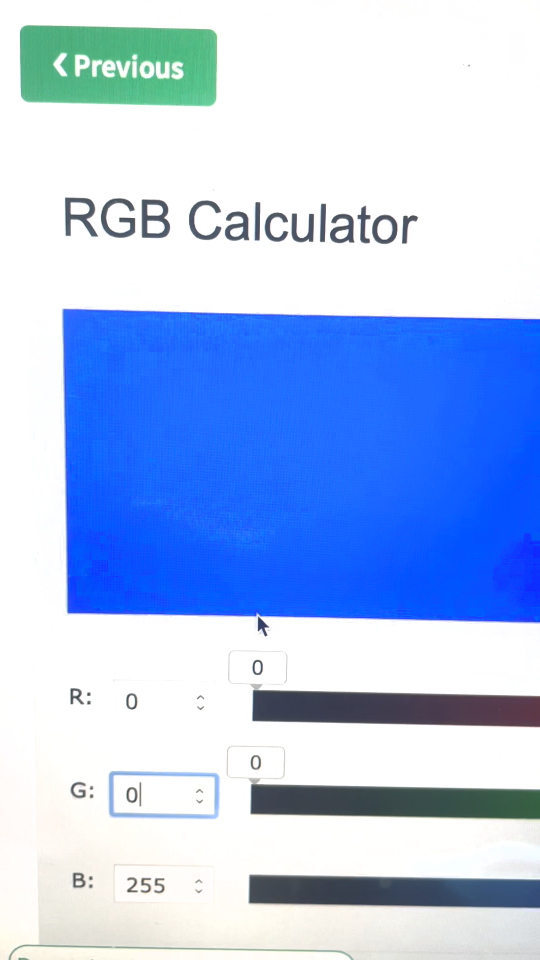
#> input picture frame 11 of colorpicker.MOV, 1080 x 1920 px, given in place of blue.MOV, which was not available (shown at 1/2 size)
$ python kmeans.py
#> lines starting #> are read from the running program, lines starting #| are printed output that depends on the picture; after the words box and inside, x2 and y2 are one past the last pixel; in counts of white or black regions, pixels touching at a corner belong together; pictures that were not available may be replaced by others from this repository, and a replacement may not be noted
"""
References:
find dominant colors on an image:https://code.likeagirl.io/finding-dominant-colour-on-an-image-b4e075f98097
Changed cv2 to cv
kmeans:https://github.com/opencv/opencv/blob/master/samples/python/kmeans.py
Changed cv2 to cv
BoundingBox: https://answers.opencv.org/question/200861/drawing-a-rectangle-around-a-color-as-shown/?fbclid=IwAR3_P7pmzYS7Mw8sSBtK5d7szhg-RNjCkZzlrln65rmqrbxqHm10JTxzG1I%22%22%22
Changed cv2 to cv
"""
import cv2 as cv
import numpy as np
import matplotlib.pyplot as plt
from sklearn.cluster import KMeans


def find_histogram(clt):
    """
    create a histogram with k clusters
    :param: clt
    :return:hist
    """
    numLabels = np.arange(0, len(np.unique(clt.labels_)) + 1)
    (hist, _) = np.histogram(clt.labels_, bins=numLabels)

    hist = hist.astype("float")
    hist /= hist.sum()

    return hist
def plot_colors2(hist, centroids):
    bar = np.zeros((50, 300, 3), dtype="uint8")
    startX = 0

    for (percent, color) in zip(hist, centroids):
        # plot the relative percentage of each cluster
        endX = startX + (percent * 300)
        cv.rectangle(bar, (int(startX), 0), (int(endX), 50),
                      color.astype("uint8").tolist(), -1)
        startX = endX

    # return the bar chart
    return bar
cap = cv.VideoCapture('blue.MOV') #import video
while(1):

    _, frame = cap.read()
#> frame is the input picture: shape (1920, 1080, 3); mean B, G, R 239.3, 196.9, 173
    # Convert BGR to HSV
    hsv = cv.cvtColor(frame, cv.COLOR_BGR2HSV)
#> hsv: shape (1920, 1080, 3); mean H, S, V 49.5, 73.8, 241.9
    # define range of blue color in HSV
    lower_blue = np.array([100,55,55])
    upper_blue = np.array([105,255,255])
    # Threshold the HSV image to get only blue colors
    mask = cv.inRange (frame, lower_blue, upper_blue)
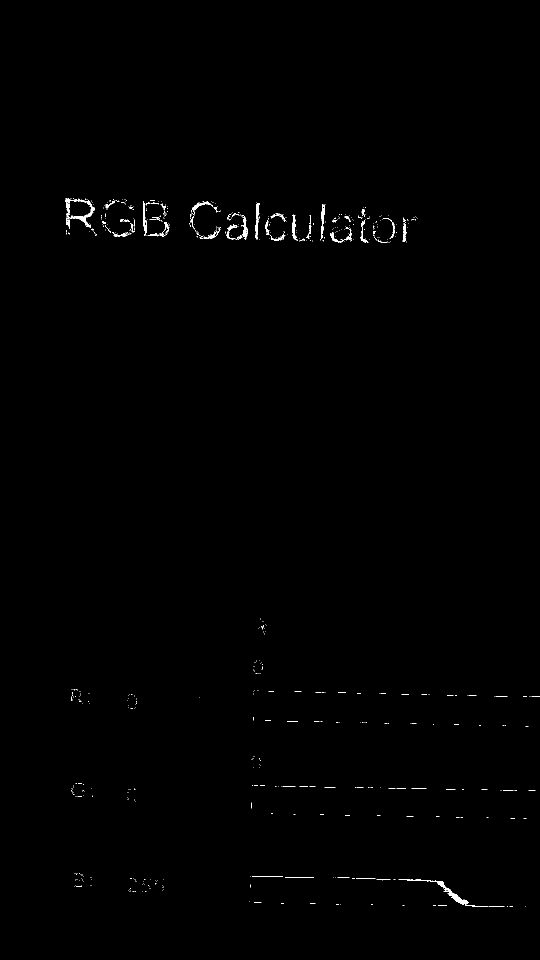
#> mask: shape (1920, 1080) (shown at 1/2 size); 0.36% white in thin lines or dots, all inside (x1, y1, x2, y2) = (131, 396, 1080, 1813)
    bluecnts = cv.findContours(mask.copy(),
                              cv.RETR_EXTERNAL,
                              cv.CHAIN_APPROX_SIMPLE)[-2]
#> bluecnts = 669 contours, 640 with area under 20; largest, box (x1, y1, x2, y2) and area: (797, 1759, 976, 1813) 567, (131, 396, 189, 458) 535, (511, 406, 518, 478) 214, (642, 408, 650, 478) 192, (481, 429, 493, 479) 190
    if len(bluecnts)>0:
        blue_area = max(bluecnts, key=cv.contourArea)
#> blue_area = contour of 161 points, box (x1, y1, x2, y2) (797, 1759, 976, 1813), area 567
        (xg,yg,wg,hg) = cv.boundingRect(blue_area)
#> xg = 797; yg = 1759; wg = 179; hg = 54
        cv.rectangle(frame,(xg,yg),(xg+wg, yg+hg),(0,255,0),2)
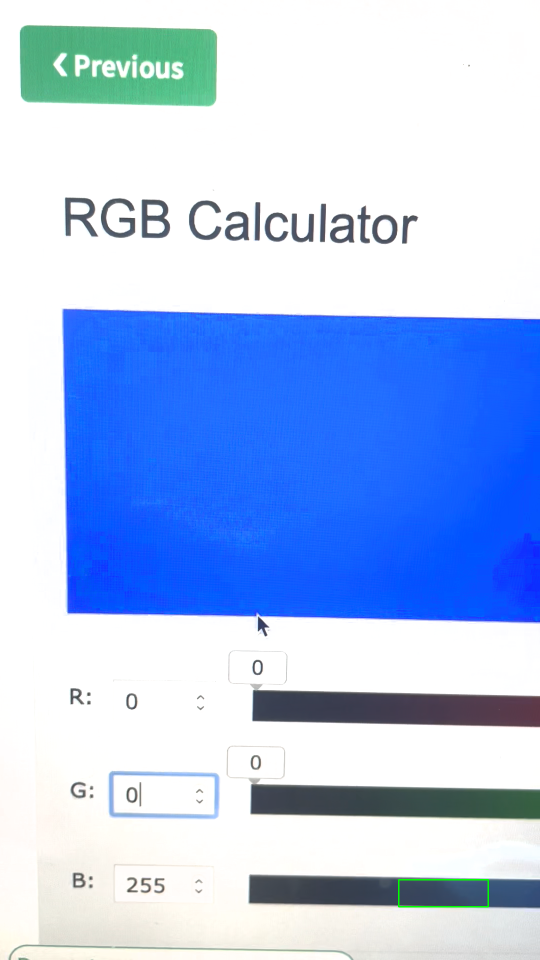
#> frame: shape (1920, 1080, 3) (shown at 1/2 size); 0.07% of pixels changed, all inside (x1, y1, x2, y2) = (796, 1758, 978, 1815)


        cv.imshow('frame',frame)
        img = frame[yg:yg+hg,xg:xg+wg]
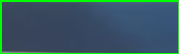
#> img: shape (54, 179, 3); mean B, G, R 95.2, 89.1, 53.5
        img=cv.cvtColor(img,cv.COLOR_BGR2RGB)

        img = img.reshape((img.shape[0] * img.shape[1],3)) #represent as row*column,channel number
        clt = KMeans(n_clusters=3) #cluster number
        clt.fit(img)

        hist = find_histogram(clt)
        bar = plot_colors2(hist, clt.cluster_centers_)
#> after the loop in plot_colors2, `for (percent, color) in zip(hist, centroids):`:
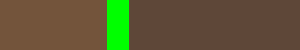
#> bar: shape (50, 300, 3); mean of channels 0, 1, 2 53, 89.1, 94.6; drawn as B, G, R

        plt.axis("off")
        plt.imshow(bar)
        plt.show()


    k = cv.waitKey(5) & 0xFF
#> (key Esc is pressed here)
    if k == 27:
        break
cv.destroyAllWindows()

$ run again, starting later in the video
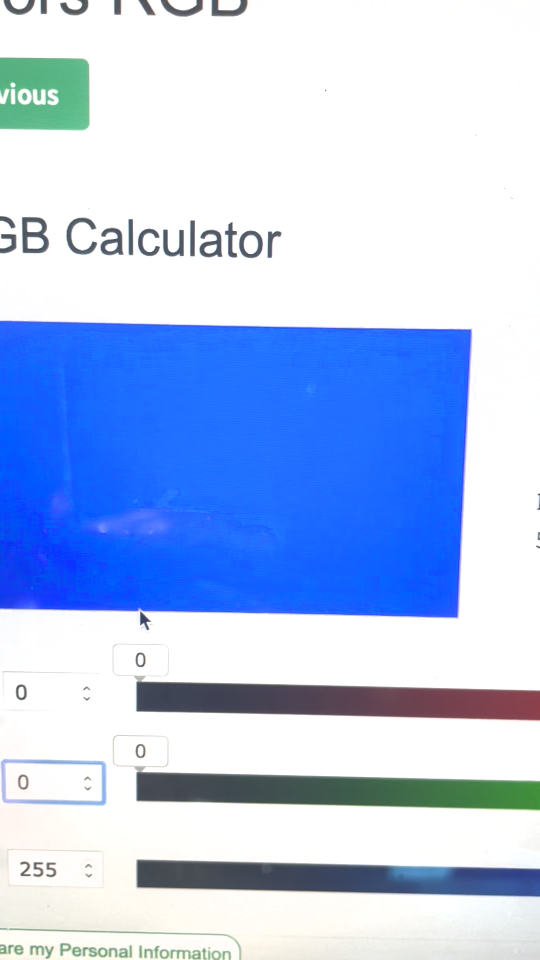
#> input picture frame 49 of colorpicker.MOV, 1080 x 1920 px, given in place of blue.MOV, which was not available (shown at 1/2 size)
#> frame is the input picture: shape (1920, 1080, 3); mean B, G, R 239.1, 200.1, 179.2
#> hsv: shape (1920, 1080, 3); mean H, S, V 47.4, 67.6, 241.5
#> `mask = cv.inRange (frame, lower_blue, upper_blue)`:
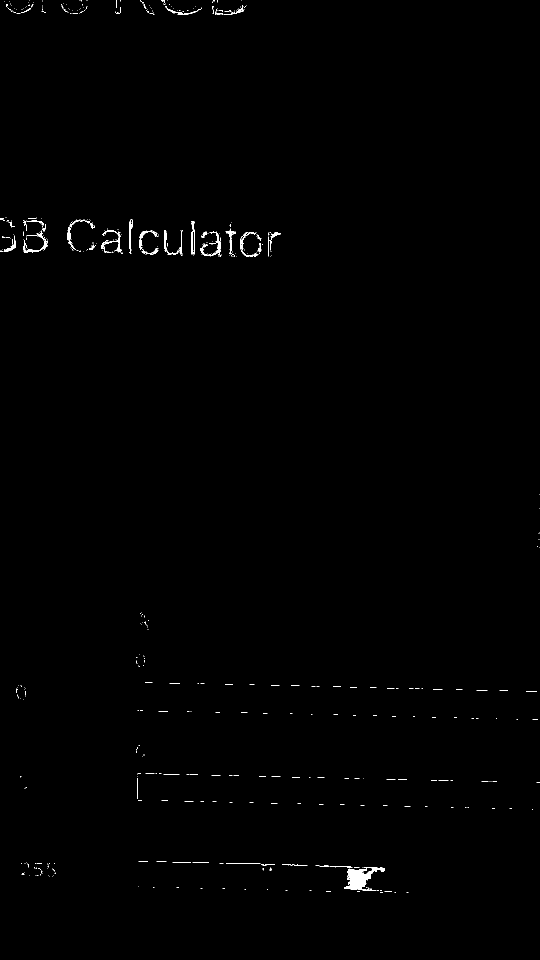
#> mask: shape (1920, 1080) (shown at 1/2 size); 0.42% white; 532 white regions (480 under 20 px)
#> bluecnts = 532 contours, 509 with area under 20; largest, box (x1, y1, x2, y2) and area: (688, 1734, 770, 1782) 1567, (202, 460, 245, 508) 280, (47, 461, 96, 505) 252, (278, 461, 316, 509) 250, (400, 464, 440, 512) 236
#> blue_area = contour of 198 points, box (x1, y1, x2, y2) (688, 1734, 770, 1782), area 1567
#> xg = 688; yg = 1734; wg = 82; hg = 48
#> frame: shape (1920, 1080, 3); 0.04% of pixels changed, all inside (x1, y1, x2, y2) = (687, 1733, 772, 1784)
#> after the loop in plot_colors2, `for (percent, color) in zip(hist, centroids):`:
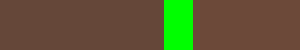
#> bar: shape (50, 300, 3); mean of channels 0, 1, 2 51.5, 89.4, 93.7; drawn as B, G, R

$ run again, starting later in the video
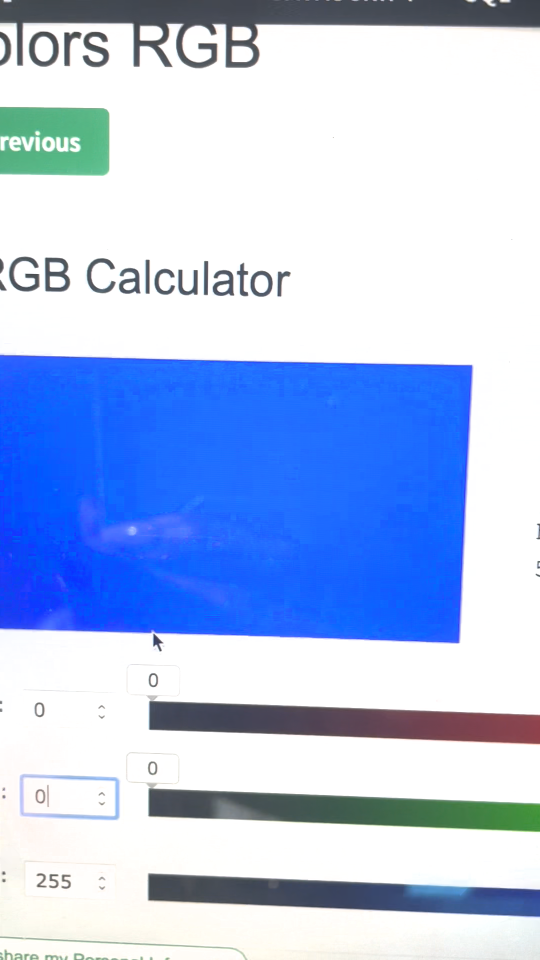
#> input picture frame 88 of colorpicker.MOV, 1080 x 1920 px, given in place of blue.MOV, which was not available (shown at 1/2 size)
#> frame is the input picture: shape (1920, 1080, 3); mean B, G, R 235.2, 196.9, 177
#> hsv: shape (1920, 1080, 3); mean H, S, V 47.7, 66.2, 237.6
#> `mask = cv.inRange (frame, lower_blue, upper_blue)`:
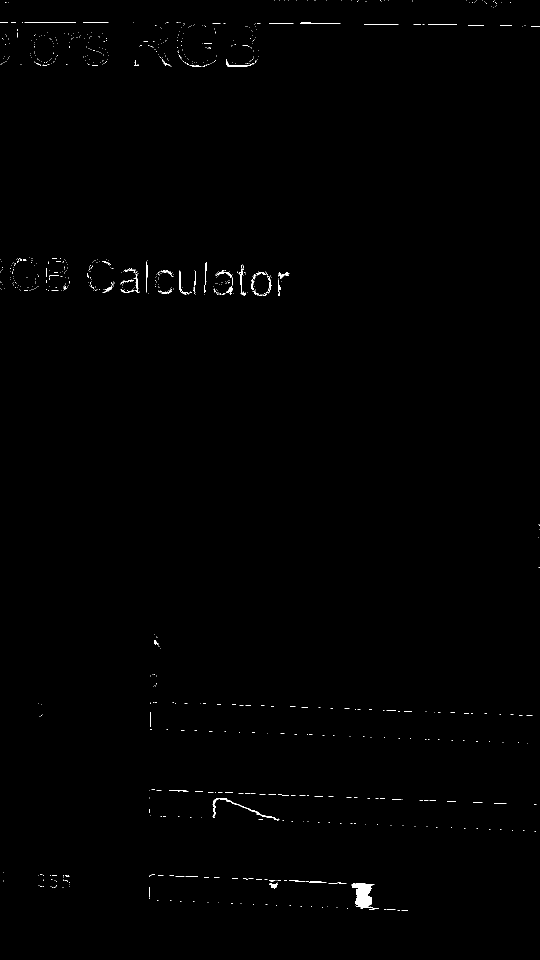
#> mask: shape (1920, 1080) (shown at 1/2 size); 0.35% white; 906 white regions (855 under 20 px)
#> bluecnts = 906 contours, 881 with area under 20; largest, box (x1, y1, x2, y2) and area: (703, 1767, 758, 1818) 1256, (425, 1596, 559, 1641) 298, (358, 542, 378, 589) 98, (478, 537, 492, 591) 88, (539, 1765, 555, 1777) 78
#> blue_area = contour of 108 points, box (x1, y1, x2, y2) (703, 1767, 758, 1818), area 1256
#> xg = 703; yg = 1767; wg = 55; hg = 51
#> frame: shape (1920, 1080, 3); 0.03% of pixels changed, all inside (x1, y1, x2, y2) = (702, 1766, 760, 1820)
#> `img = img.reshape((img.shape[0] * img.shape[1],3))`: img = 2805 rows, first 8: [0, 255, 0], [0, 255, 0], [0, 255, 0], [0, 255, 0], [0, 255, 0], [0, 255, 0], [0, 255, 0], [0, 255, 0]
#> after the loop in plot_colors2, `for (percent, color) in zip(hist, centroids):`:
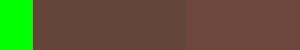
#> bar: shape (50, 300, 3); mean of channels 0, 1, 2 51.6, 90.2, 91.3; drawn as B, G, R
